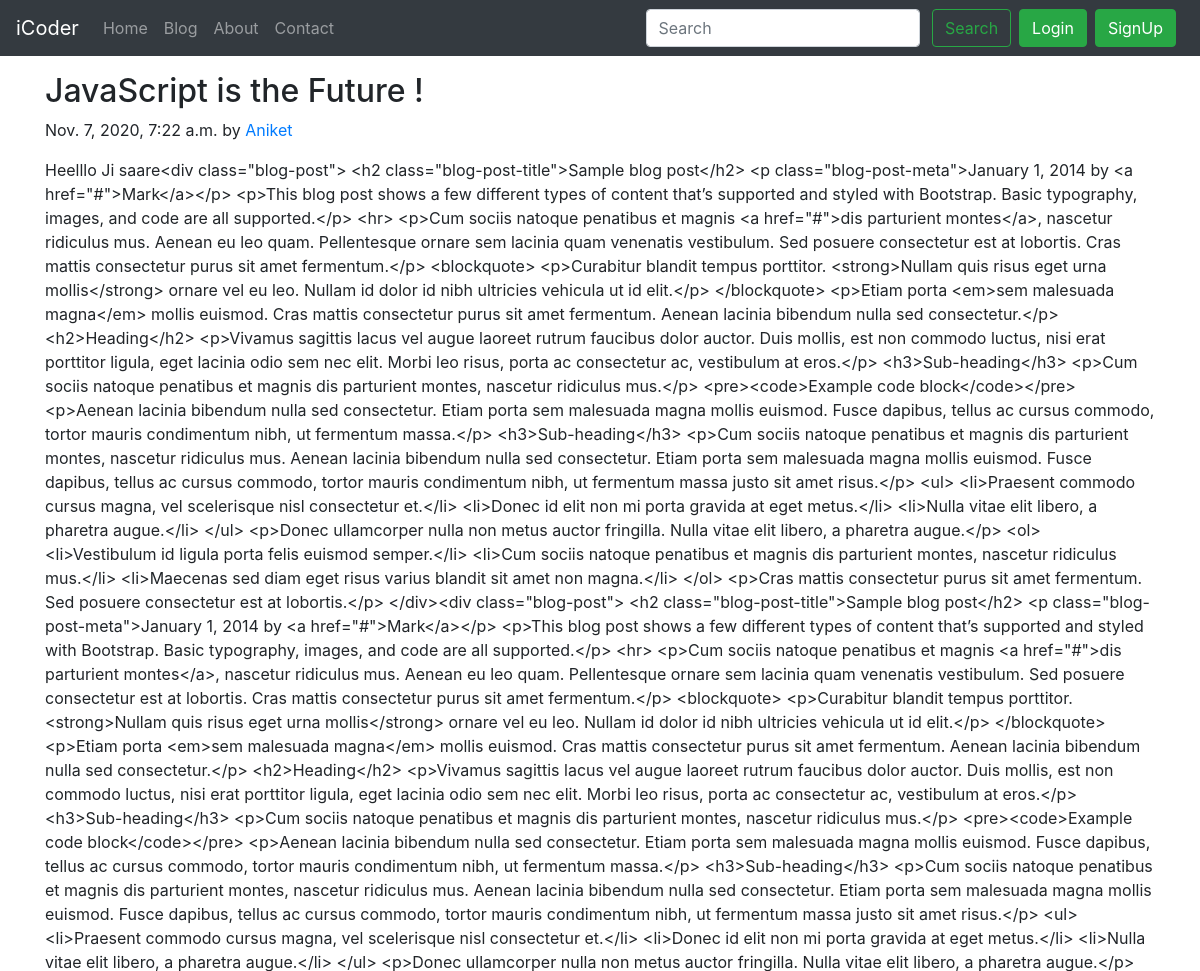
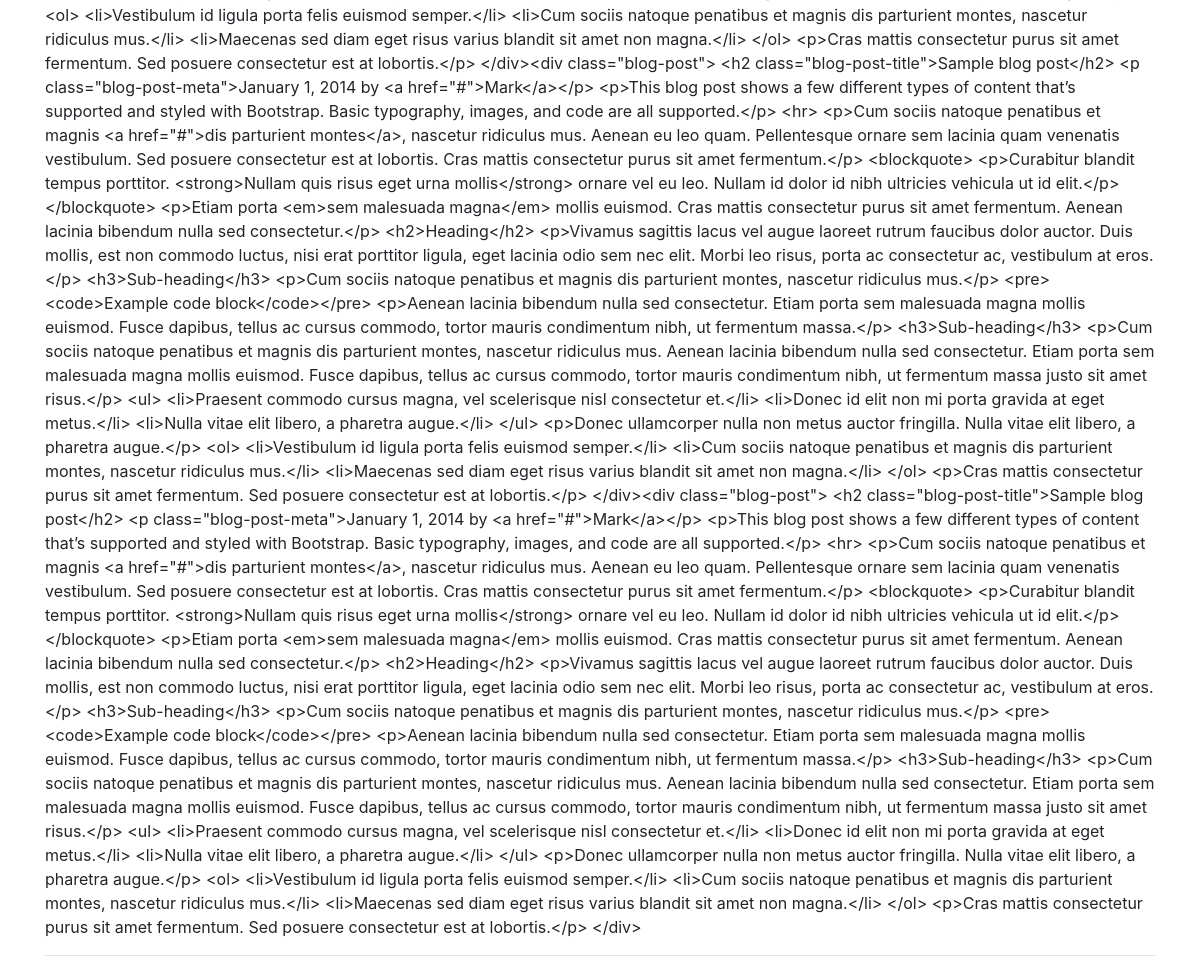
/blog/first-post, run on the app's committed database (2 pictures, top to bottom).
### blog/models.py (models this page shows)
class Post(models.Model):
    sno = models.AutoField(primary_key=True)
    title= models.CharField(max_length= 255)
    content = models.TextField()
    author = models.CharField(max_length=13)
    slug = models.CharField(max_length=130)
    timestamp = models.DateTimeField(blank=True)
    def __str__(self):
        return self.title + ' by '+ self.author

### blog/views.py (the view)
# urls.py: path('<str:slug>',views.blogPost,name='blogPost')
def blogPost(request, slug):
    post= Post.objects.filter(slug=slug).first()
    print(post)
    context={'post':post}
    return render(request,'blog/blogPost.html',context)

### templates/blog/blogPost.html (shortened to what this page needs)
{% extends 'base.html' %}
{% block body %}
<div class="container my-3">
        <h2 class="blog-post-title">{{post.title}}</h2>
        <p class="blog-post-meta">{{post.timestamp}} by <a href="/about">{{post.author}}</a></p>
        <p>{{post.content}}</p>
        <hr>
      </div>
{% endblock body %}

### data on the page
Post: title "JavaScript is the Future !", timestamp "Nov. 7, 2020, 7:22 a.m.", author "Aniket", content "Heelllo Ji saare<div class=\"blog-post\"> <h2 class=\"blog-post-title\">Sample blog post</h2> <p class=\"blog-post-meta\">January 1, 2014 by <a href=\"#\">Mark</a></p> <p>This blog post shows a few different types of content that’s supported and styled with Bootstrap. Basic typography, images, and code are all supported.</p> <hr> <p>Cum sociis natoque penatibus et magnis <a href=\"#\">dis parturient montes</a>, nascetur ridiculus mus. Aenean eu leo quam. Pellentesque ornare sem lacinia quam venenatis vestibulum. Sed posuere consectetur est at lobortis. Cras mattis consectetur purus sit amet fermentum.</p> <blockquote> <p>Curabitur blandit tempus porttitor. <strong>Nullam quis risus eget urna…"
